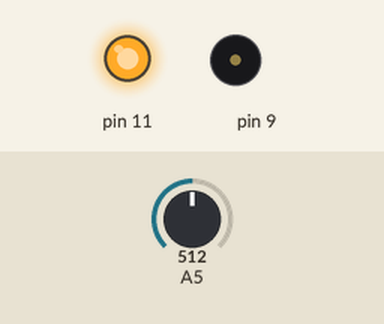
Simulated run of this sketch. Board: Arduino Uno, built with avr-gcc and run on an emulated ATmega328P. Parts: output pins drawn as LEDs (lit = HIGH), buzzer (waves = sounding). The test bench sets the inputs (shaded band); at power-on: A5 = 512.

Above: at 1.2 s.
1.3 s: A5 set to 881
4.3 s: A5 set to 914
At 4.52 s:
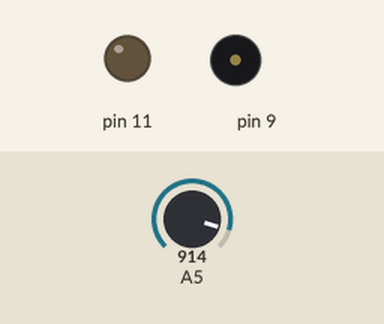
7.3 s: A5 set to 890
At 7.58 s:
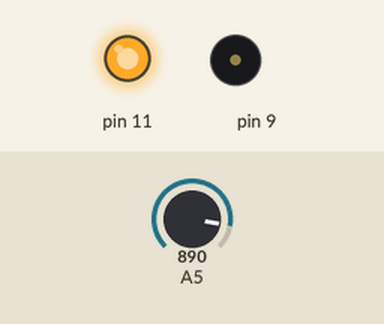
10.3 s: A5 set to 900
At 10.56 s:
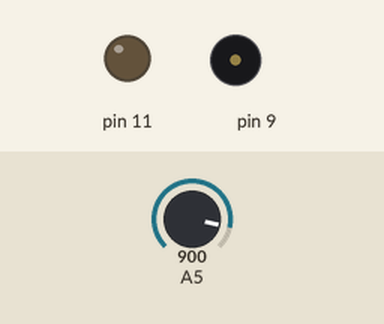
Timing chart, 0 to 14.3 s (numbered marks = the images above; inputs shaded):
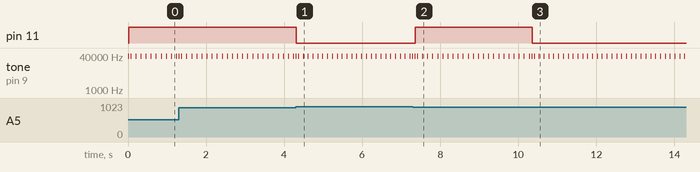

Measured:
- the behaviour switches between 899 and 900 on A5 (found by bisection; images 0 and 1)
- after the input at 4.3 s, pin 11: HIGH → LOW at once
- after the input at 7.3 s, pin 11: LOW → HIGH after 0.06 s
- after the input at 10.3 s, pin 11: HIGH → LOW after 0.06 s

The sketch:

ir_sensor.ino
```cpp
void setup(){
  pinMode(9, OUTPUT);
  pinMode(10, INPUT);
  pinMode(11, OUTPUT);
  //Serial.begin(115200);
}

bool read(){
  tone(9, 40000);
  delay(10);
  for(int i=0; i < 20; i++){
    if(analogRead(5) < 900){
      noTone(9);
      delay(5);
      return false;
    }}
  noTone(9);
  return true;
}

int present = 0;
int last = 2;
void loop (){
  bool x = read();
  digitalWrite(11, !x);
  if(x && x != last){
    present += 1;
    //Serial.println(present);
  }
  last = x;
  delay(50);
}
```
